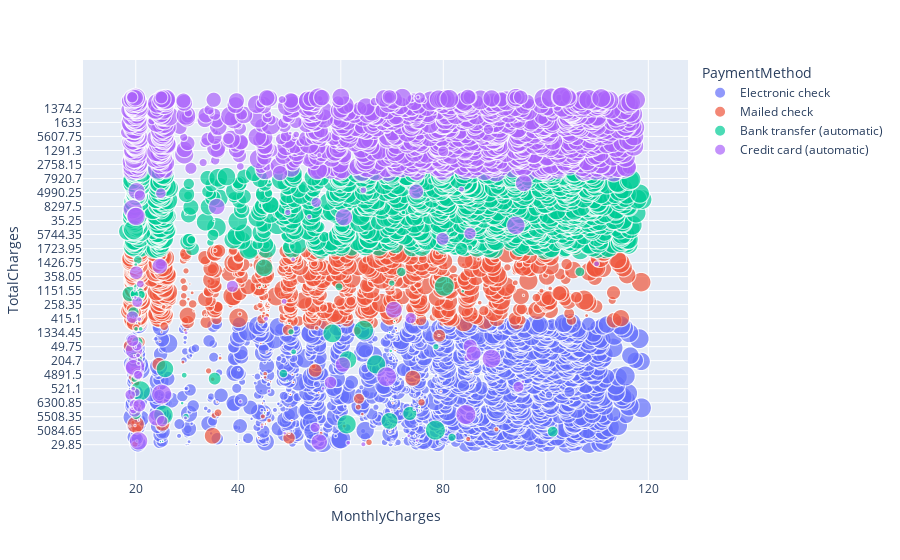

This figure's notebook cell:
### Markdown cell above
#### The above scatterplot shows Monthly Charges vs Tenure among various types of Payment Methods

### Code cell
px.scatter(tc,tc.MonthlyCharges,tc.TotalCharges,color='PaymentMethod',size='tenure')

### Figure 1 — Plotly figure (JSON) as saved in the notebook; plotly's stock layout.template omitted (floating-point values rounded to 4 significant figures; data arrays with more than 128 entries replaced by an {"elided": "..."} marker saying what was removed)
{"data": [{"hovertemplate": "PaymentMethod=Electronic check<br>MonthlyCharges=%{x}<br>TotalCharges=%{y}<br>tenure=%{marker.size}<extra></extra>", "legendgroup": "Electronic check", "marker": {"color": "#636efa", "size": {"elided": "2365 int values"}, "sizemode": "area", "sizeref": 0.18, "symbol": "circle"}, "mode": "markers", "name": "Electronic check", "showlegend": true, "x": {"elided": "2365 float values"}, "xaxis": "x", "y": {"elided": "2365 str values"}, "yaxis": "y", "type": "scattergl"}, {"hovertemplate": "PaymentMethod=Mailed check<br>MonthlyCharges=%{x}<br>TotalCharges=%{y}<br>tenure=%{marker.size}<extra></extra>", "legendgroup": "Mailed check", "marker": {"color": "#EF553B", "size": {"elided": "1612 int values"}, "sizemode": "area", "sizeref": 0.18, "symbol": "circle"}, "mode": "markers", "name": "Mailed check", "showlegend": true, "x": {"elided": "1612 float values"}, "xaxis": "x", "y": {"elided": "1612 str values"}, "yaxis": "y", "type": "scattergl"}, {"hovertemplate": "PaymentMethod=Bank transfer (automatic)<br>MonthlyCharges=%{x}<br>TotalCharges=%{y}<br>tenure=%{marker.size}<extra></extra>", "legendgroup": "Bank transfer (automatic)", "marker": {"color": "#00cc96", "size": {"elided": "1544 int values"}, "sizemode": "area", "sizeref": 0.18, "symbol": "circle"}, "mode": "markers", "name": "Bank transfer (automatic)", "showlegend": true, "x": {"elided": "1544 float values"}, "xaxis": "x", "y": {"elided": "1544 str values"}, "yaxis": "y", "type": "scattergl"}, {"hovertemplate": "PaymentMethod=Credit card (automatic)<br>MonthlyCharges=%{x}<br>TotalCharges=%{y}<br>tenure=%{marker.size}<extra></extra>", "legendgroup": "Credit card (automatic)", "marker": {"color": "#ab63fa", "size": {"elided": "1522 int values"}, "sizemode": "area", "sizeref": 0.18, "symbol": "circle"}, "mode": "markers", "name": "Credit card (automatic)", "showlegend": true, "x": {"elided": "1522 float values"}, "xaxis": "x", "y": {"elided": "1522 str values"}, "yaxis": "y", "type": "scattergl"}], "layout": {"xaxis": {"anchor": "y", "domain": [0, 1], "title": {"text": "MonthlyCharges"}}, "yaxis": {"anchor": "x", "domain": [0, 1], "title": {"text": "TotalCharges"}}, "legend": {"title": {"text": "PaymentMethod"}, "tracegroupgap": 0, "itemsizing": "constant"}, "margin": {"t": 60}}}
